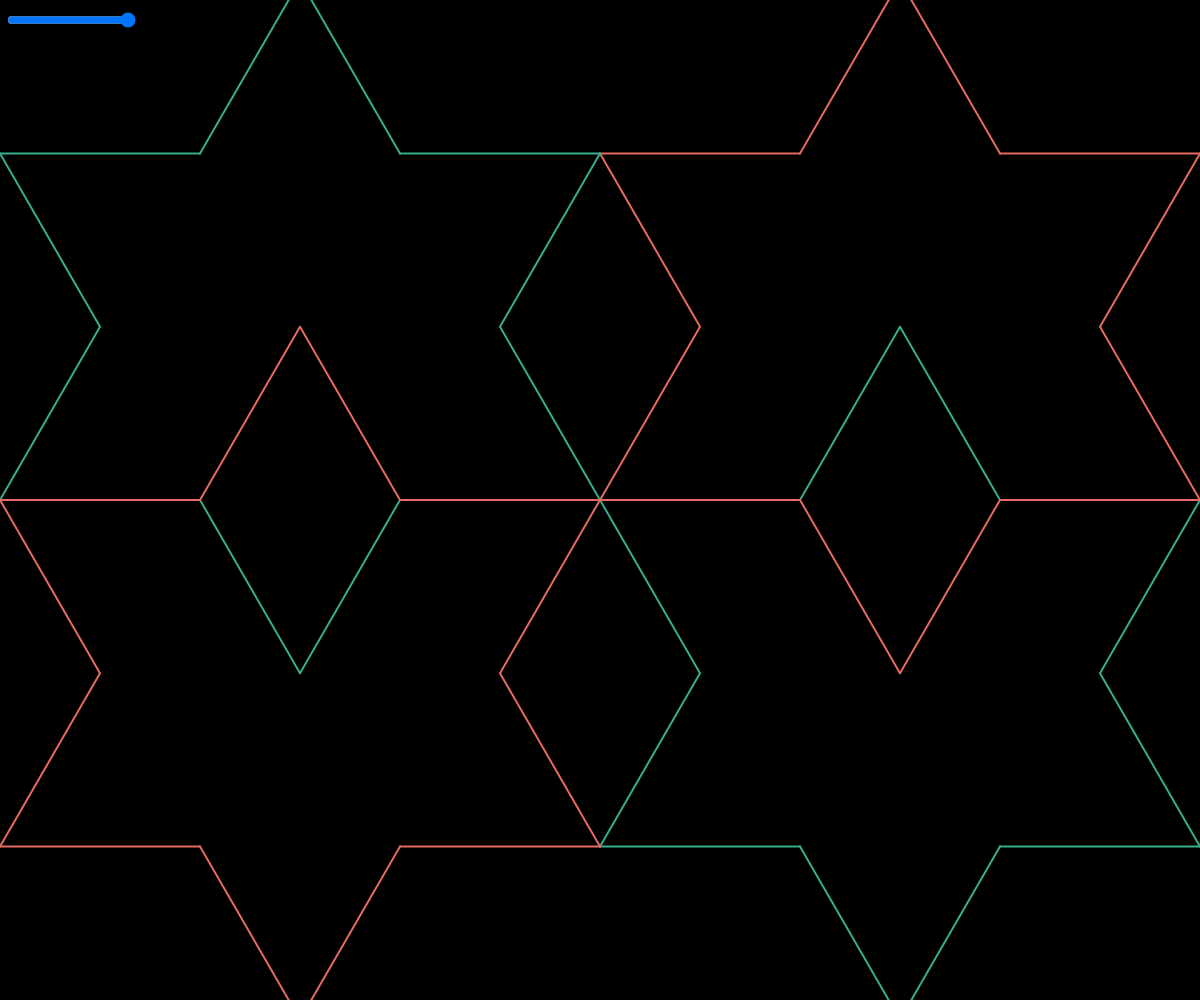
Frame 1 (no input)
Frame 60 (no input): identical to frame 1, image omitted
Frame 120 (the mouse pressed at the canvas centre since frame 60): identical to frame 1, image omitted

The p5.js sketch that drew this single still picture (run headless with seeded random() and noise() and a simulated clock; from frame 60 on, the mouse is pressed at the canvas centre):

// p5.js sketch
// ── sketch.js

let limit = 300;
let slider;

function setup() {
  createCanvas(windowWidth, windowHeight);

  slider = createSlider(5, 300, 300, 0.01);
  slider.position(windowWidth / 2 - width / 2 + 5, 10);

  stroke(126, 170, 255);
  strokeWeight(2);
}

let angle = 0;
function draw() {
  background(0);
  
  let size = width / 2;
  
  translate(width / 2, height / 2);
  //rotate(angle);

  stroke(55, 174, 140);
  push();
  koch(size);

  translate(size, 0);
  rotate(2 * PI / 3.0);
  koch(size);

  translate(size, 0);
  rotate(2 * PI / 3.0);
  koch(size);
  pop();


  stroke(229, 107, 98);
  push();
  rotate(-PI / 3);
  koch(size);

  translate(size, 0);
  rotate(2 * PI / 3.0);
  koch(size);

  translate(size, 0);
  rotate(2 * PI / 3.0);
  koch(size);
  pop();


  stroke(55, 174, 140);
  push();
  rotate(-PI);
  koch(size);

  translate(size, 0);
  rotate(2 * PI / 3.0);
  koch(size);

  translate(size, 0);
  rotate(2 * PI / 3.0);
  koch(size);
  pop();

  stroke(229, 107, 98);
  translate(-width / 2, 0);
  push();
  koch(size);

  translate(size, 0);
  rotate(2 * PI / 3.0);
  koch(size);

  translate(size, 0);
  rotate(2 * PI / 3.0);
  koch(size);
  pop();

  angle += 0.01;
}

function koch(len) {
  if(len < slider.value()) {
    line(0, 0, len, 0);
  } else {
    koch(len / 3.0);
    push();
    {
      translate(len / 3.0, 0);
      rotate(-PI / 3.0);
      koch(len / 3.0);
    }
    pop();

    push();
    {
      translate(len / 3.0, 0);
      rotate(-PI / 3.0);
      translate(len / 3.0, 0);
      rotate(2 * PI / 3.0);
      koch(len / 3.0);
    }
    pop();

    push();
    {
      translate(2 * len / 3.0, 0);
      koch(len / 3.0);
    }
    pop();
  }
}

function mouseClicked() {
  if(limit > 5) limit = limit / 3.0;
  else limit = 300;
}
